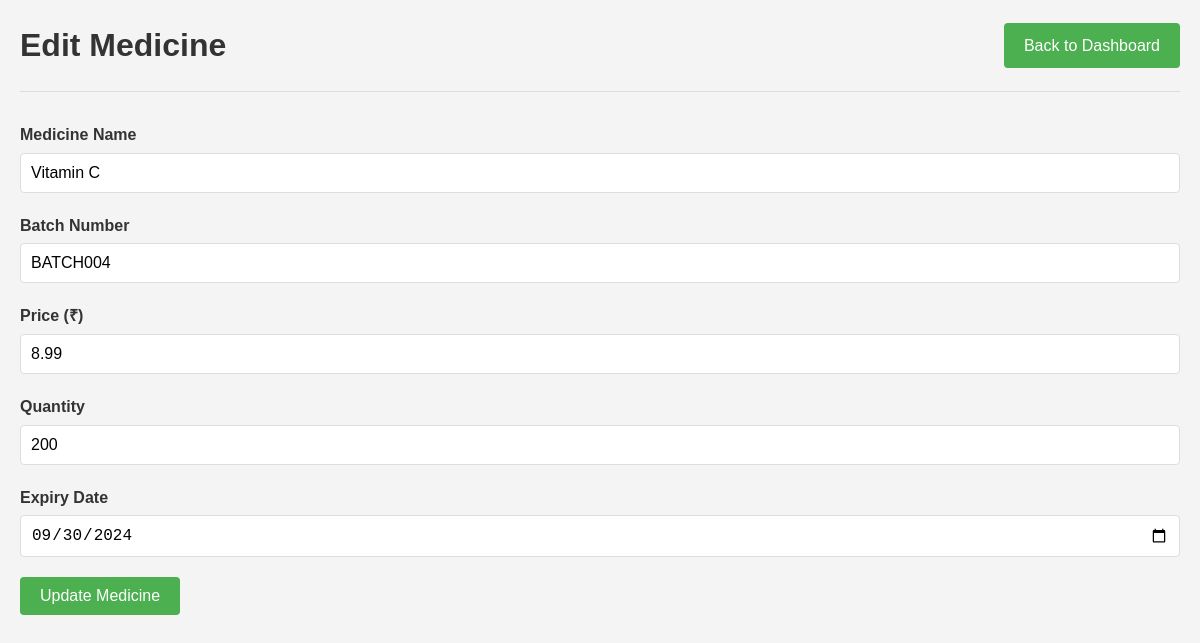
Page /add_medicine.php?id=4 (signed in) on the committed database.
### tables this page shows
CREATE TABLE IF NOT EXISTS medicines (
    id INT PRIMARY KEY AUTO_INCREMENT,
    name VARCHAR(100) NOT NULL,
    batch_no VARCHAR(50) NOT NULL,
    price DECIMAL(10,2) NOT NULL,
    quantity INT NOT NULL,
    expiry_date DATE NOT NULL
);

### add_medicine.php (the view, shortened to what this page needs)
<?php
require_once 'db.php';
$medicine = null;
if (isset($_GET['id'])) {
    $stmt = $pdo->prepare("SELECT * FROM medicines WHERE id = ?");
    $stmt->execute([$_GET['id']]);
    $medicine = $stmt->fetch();
}
?>
<!DOCTYPE html>
<html lang="en">
<head>
    <link rel="stylesheet" href="style.css">
</head>
<body>
    <div class="container">
        <header>
            <h1><?php echo $medicine ? 'Edit' : 'Add'; ?> Medicine</h1>
            <a href="dashboard.php" class="btn">Back to Dashboard</a>
        </header>
        <form method="POST" class="medicine-form">
            <div class="form-group">
                <label for="name">Medicine Name</label>
                <input type="text" id="name" name="name" required
                       value="<?php echo $medicine ? htmlspecialchars($medicine['name']) : ''; ?>">
            </div>
            <div class="form-group">
                <label for="batch_no">Batch Number</label>
                <input type="text" id="batch_no" name="batch_no" required
                       value="<?php echo $medicine ? htmlspecialchars($medicine['batch_no']) : ''; ?>">
            </div>
            <div class="form-group">
                <label for="price">Price (₹)</label>
                <input type="number" id="price" name="price" step="0.01" required
                       value="<?php echo $medicine ? $medicine['price'] : ''; ?>">
            </div>
            <div class="form-group">
                <label for="quantity">Quantity</label>
                <input type="number" id="quantity" name="quantity" required
                       value="<?php echo $medicine ? $medicine['quantity'] : ''; ?>">
            </div>
            <div class="form-group">
                <label for="expiry_date">Expiry Date</label>
                <input type="date" id="expiry_date" name="expiry_date" required
                       value="<?php echo $medicine ? $medicine['expiry_date'] : ''; ?>">
            </div>
            <button type="submit" class="btn"><?php echo $medicine ? 'Update' : 'Add'; ?> Medicine</button>
        </form>
    </div>
</body>
</html>

### style.css (style rules this page uses)
* { margin: 0; padding: 0; box-sizing: border-box; }
body { font-family: Arial, sans-serif; line-height: 1.6; background-color: #f4f4f4; color: #333; }
.container { max-width: 1200px; margin: 0 auto; padding: 20px; }
header { display: flex; justify-content: space-between; align-items: center; margin-bottom: 30px; padding-bottom: 20px; border-bottom: 1px solid #ddd; }
.btn { display: inline-block; padding: 10px 20px; background-color: #4CAF50; color: white; text-decoration: none; border: none; border-radius: 4px; cursor: pointer; font-size: 16px; }
.form-group { margin-bottom: 20px; }
label { display: block; margin-bottom: 5px; font-weight: bold; }
input[type="text"], input[type="password"], input[type="number"], input[type="date"], select { width: 100%; padding: 10px; border: 1px solid #ddd; border-radius: 4px; font-size: 16px; }

### rows in the picture
medicines: name "Vitamin C", batch_no "BATCH004", price "8.99", quantity "200", expiry_date "09/30/2024"
